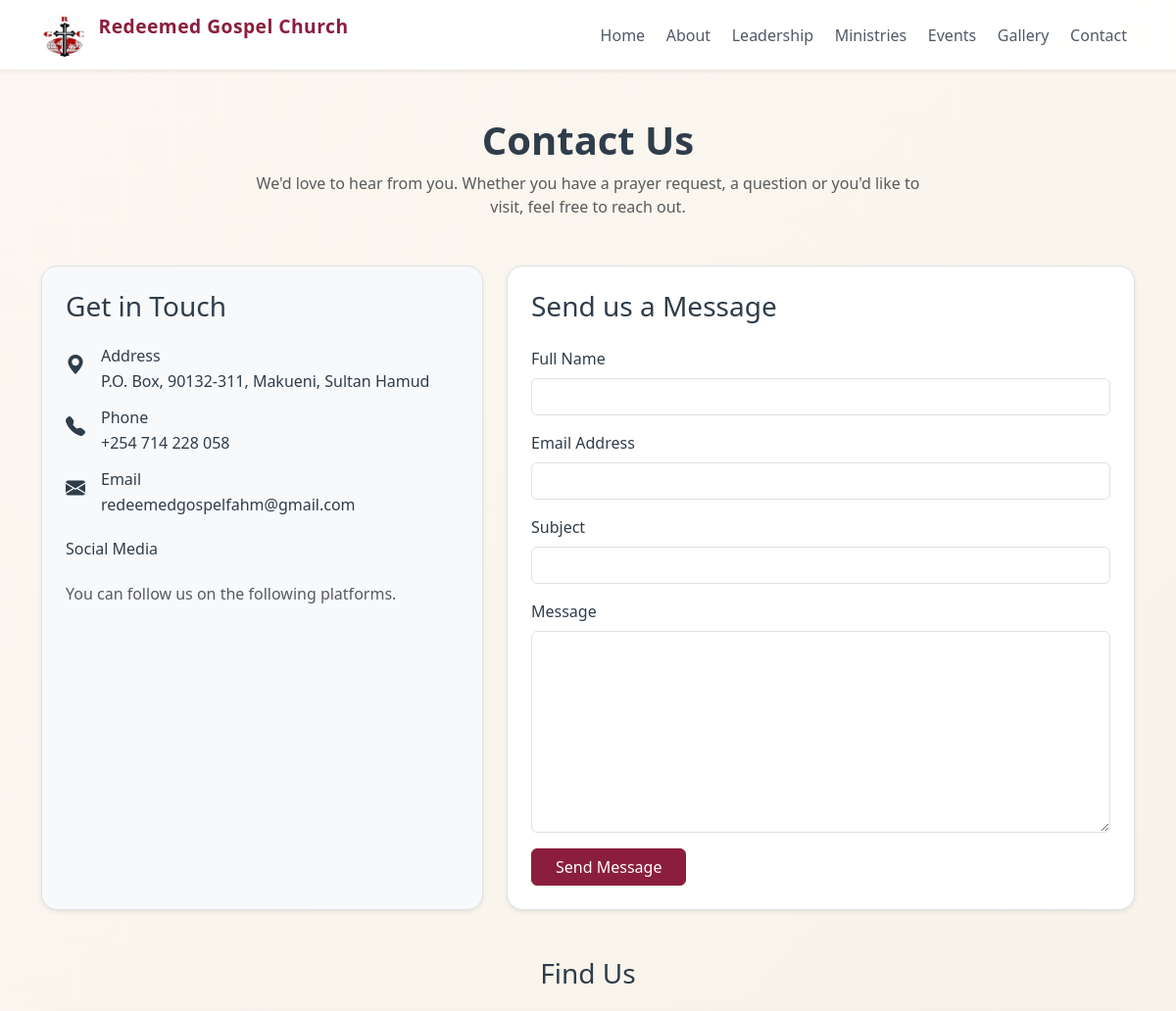
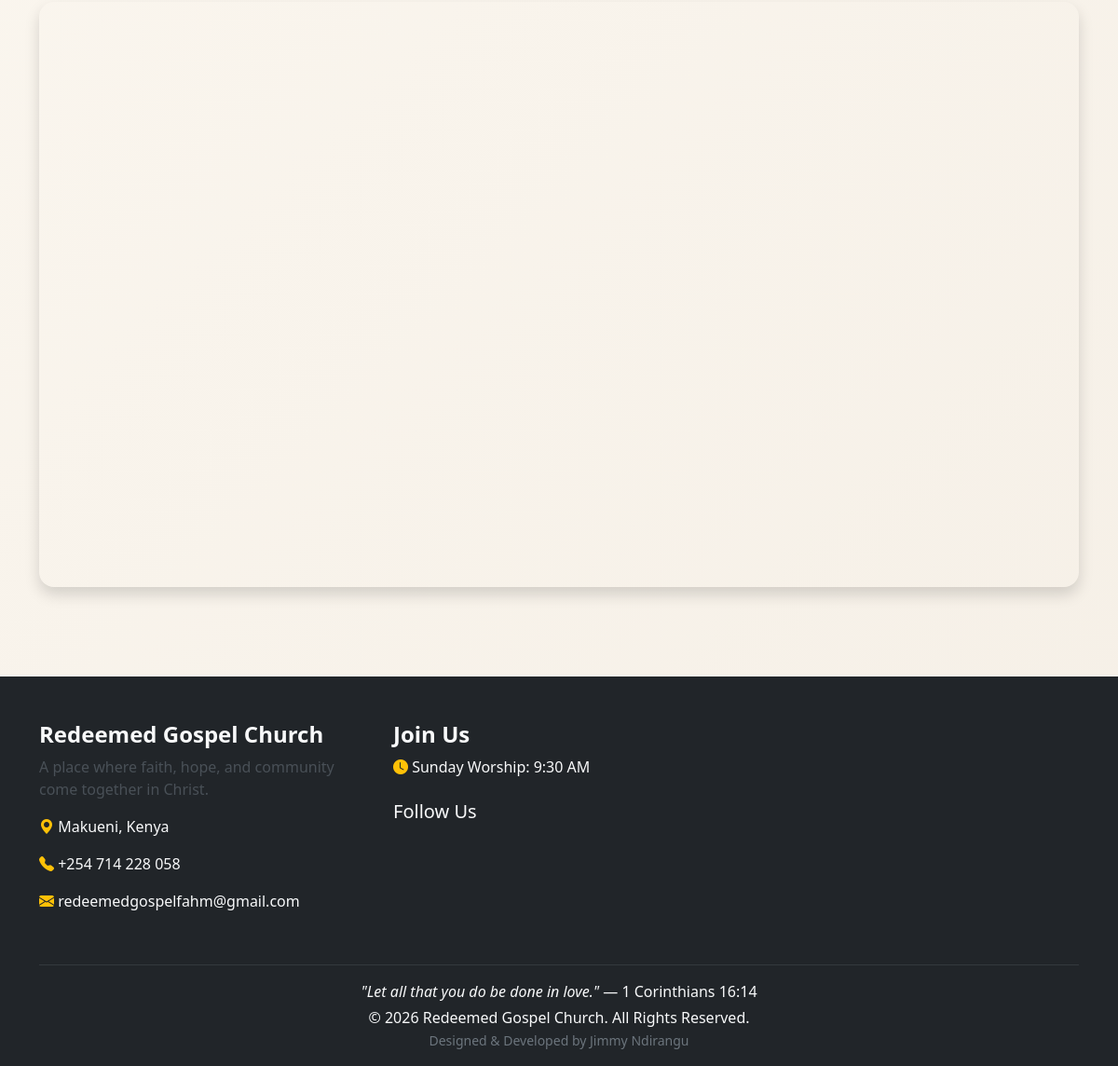
/contactus/, run on an earlier commit of the app's database (2 pictures, top to bottom).
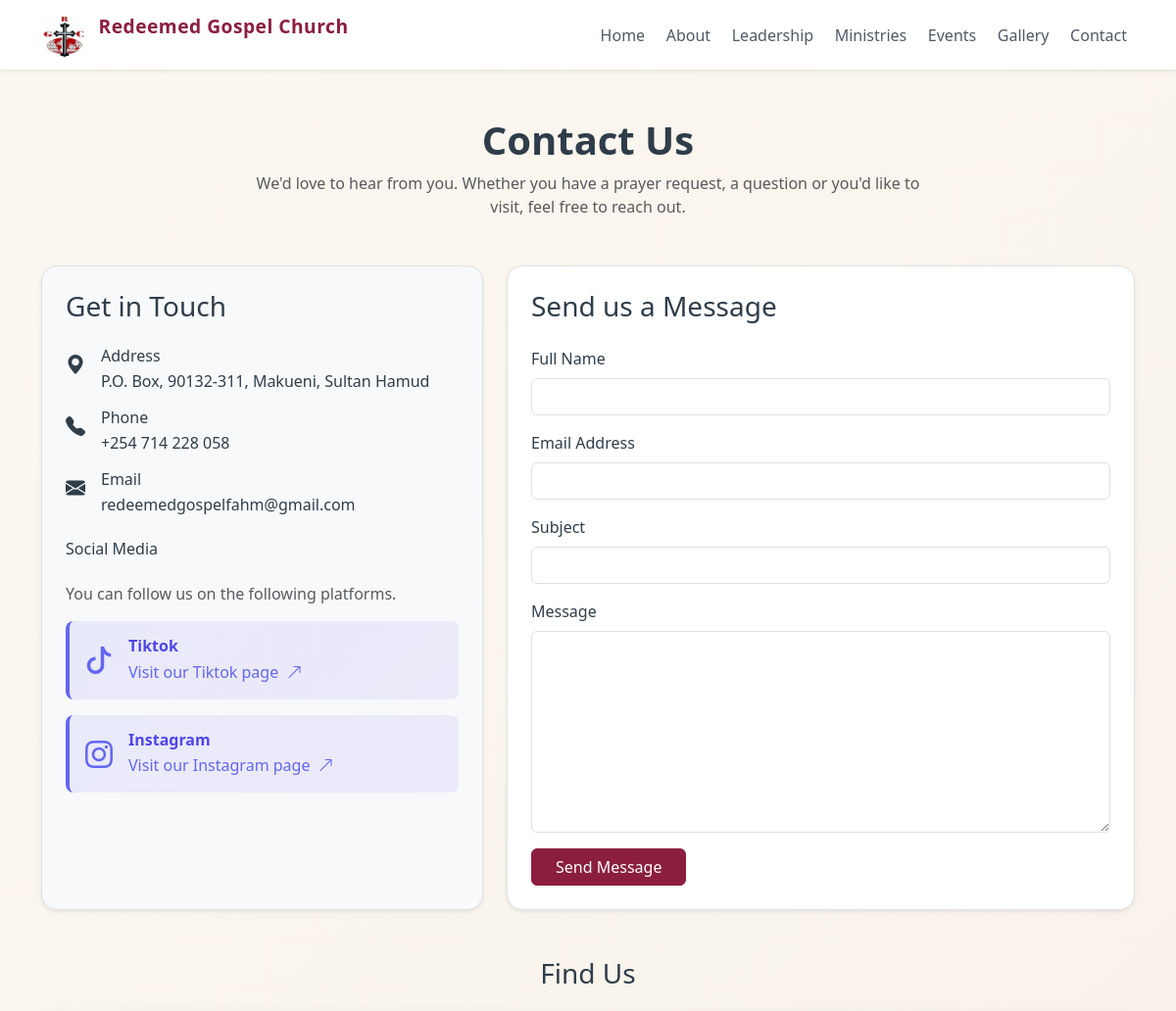
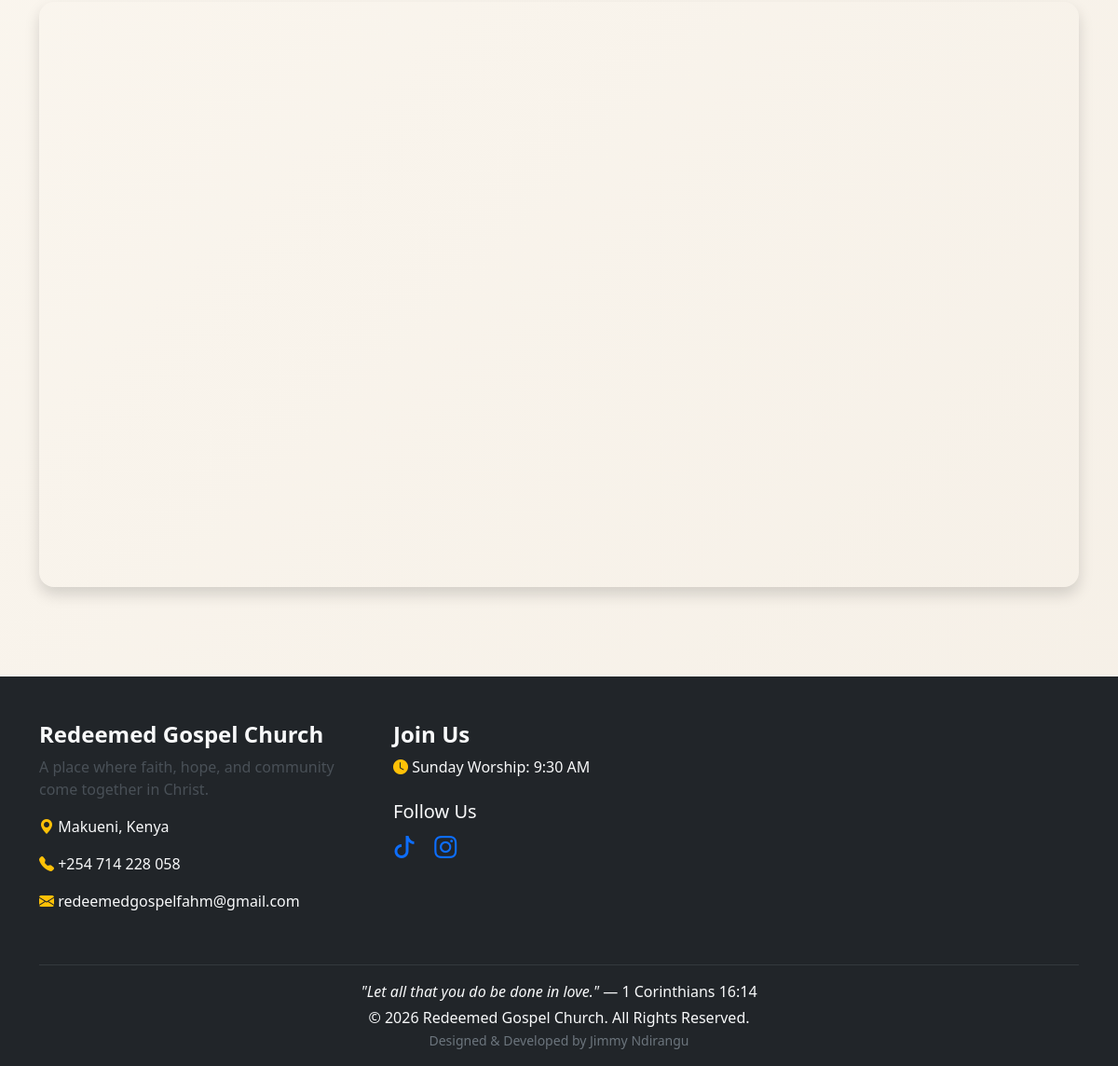
And on a later commit of the database (2 pictures, top to bottom).
### myapp/models.py (models this page shows, shortened)
class Link(models.Model):
    platform = models.CharField(max_length=50)
    icon = models.CharField(max_length=100)
    url = models.URLField()

### myapp/views.py (the view, shortened to what this page needs)
# urls.py: path('contactus/', views.contactus, name='contactus'),
def contactus(request):
      return render(request, "contactus.html")

### myapp/context_processors.py (called while the page is built)
def social_links(request):
    links = Link.objects.all()
    return {'links': links}

### myapp/templates/contactus.html (shortened to what the changed rows need)
{% extends "base.html" %}
{% load static %}
{% block content %}
<div class="container py-5">
    <div class="text-center mb-5">
        <h1 class="fw-bold">Contact Us</h1>
    </div>
    <div class="row g-4 align-items-stretch">
        <div class="col-lg-5">
            <div class="border rounded-4 shadow-sm h-100 p-4 bg-light">
                <div class="mt-4">
                   {% for link in links %}
                     <div class="d-flex align-items-center p-3 mb-3 rounded-3 transition" style="background: linear-gradient(135deg, rgba(99, 102, 241, 0.1) 0%, rgba(139, 92, 246, 0.1) 100%); border-left: 4px solid #6366f1; cursor: pointer;" onmouseover="this.style.boxShadow='0 4px 15px rgba(99, 102, 241, 0.25)'" onmouseout="this.style.boxShadow='none'">
                         <div class="me-3" style="color: #6366f1;">
                           <i class="{{ link.icon }} fs-3"></i>
                        </div>
                         <div>
                           <h6 class="mb-1 fw-semibold" style="color: #4f46e5;">{{ link.platform }}</h6>
                         <a href="{{ link.url }}"
                            target="_blank"
                            rel="noopener noreferrer"
                            class="text-decoration-none"
                            style="color: #6366f1; font-weight: 500;">
                            Visit our {{ link.platform }} page
                            <i class="bi bi-arrow-up-right ms-1"></i>
                         </a>
                         </div>
                    </div>
                    {% endfor %}
                </div>
            </div>
        </div>
    </div>
</div>
{% endblock %}

### myapp/templates/base.html (shortened to what this page needs)
{% load static %}
<!DOCTYPE html>
<html lang="en">
<head>
    <link href="https://cdn.jsdelivr.net/npm/bootstrap@5.3.8/dist/css/bootstrap.min.css" rel="stylesheet">
    <link rel="stylesheet" href="https://cdn.jsdelivr.net/npm/bootstrap-icons@1.13.1/font/bootstrap-icons.min.css">
    <link rel="stylesheet" href="{% static 'css/style.css' %}">
</head>
<body>
    <nav class="navbar navbar-expand-lg navbar-light sticky-top bg-light shadow-sm">
        <div class="container">
            <a class="navbar-brand" href="{% url 'home'%}">
                <img src="{% static 'image/rgc.jpg' %}" alt="RGC Logo" width="45" height="45" class="d-inline-block align-text-top rounded-circle me-2">
                Redeemed Gospel Church
            </a>
            <div class="collapse navbar-collapse" id="mainNavbar">
            <ul class="navbar-nav ms-auto">
                <li class="nav-item">
                    <a class="nav-link" href="{% url 'home'%}">Home</a>
                </li>
                <li class="nav-item">
                    <a class="nav-link" href="{% url 'aboutus'%}">About</a>
                </li>
                <li class="nav-item">
                    <a class="nav-link" href="{% url 'leadership'%}">Leadership</a>
                </li>
                <li class="nav-item">
                    <a class="nav-link" href="{% url 'ministries'%}">Ministries</a>
                </li>
                <li class="nav-item">
                    <a class="nav-link" href="{% url 'events'%}">Events</a>
                </li>
                <li class="nav-item">
                    <a class="nav-link" href="{% url 'gallery'%}">Gallery</a>
                </li>
                <li class="nav-item">
                    <a class="nav-link" href="{% url 'contactus'%}">Contact</a>
                </li>
            </ul>
            </div>
        </div>
    </nav>
    <main>
        {% block content %}{% endblock %}
    </main>
<footer class="bg-dark text-light pt-5 pb-3 mt-5">
    <div class="container">
        <div class="row">
            <div class="col-lg-4 col-md-6 mb-4">
                <h4 class="fw-bold">Redeemed Gospel Church</h4>
                <p class="text-light-emphasis">
                    A place where faith, hope, and community come together in Christ.
                </p>
                <p>
                    <i class="bi bi-geo-alt-fill text-warning"></i>
                    Makueni, Kenya
                </p>
                <p>
                    <i class="bi bi-telephone-fill text-warning"></i>
                    +254 714 228 058
                </p>
                <p>
                    <i class="bi bi-envelope-fill text-warning"></i>
                    redeemedgospelfahm@gmail.com
                </p>
            </div>
            <div class="col-lg-4 col-md-12 mb-4">
                <h4 class="fw-bold">Join Us</h4>
                <p>
                    <i class="bi bi-clock-fill text-warning"></i>
                    Sunday Worship: 9:30 AM
                </p>
                <h5 class="mt-4">Follow Us</h5>
                {% for link in links %}
                 <a href="{{ link.url }}"
                      target="_blank"
                      rel="noopener noreferrer"
                      class="text-decoration-none me-3">
                        <i class="{{ link.icon }} fs-4"></i>
                 </a>
                {% endfor %}
            </div>
        </div>
        <hr class="border-secondary">
        <div class="text-center">
            <p class="mb-1">
                <em>"Let all that you do be done in love."</em>
                — 1 Corinthians 16:14
            </p>
            <p class="mb-0">
                © {% now "Y" %} Redeemed Gospel Church. All Rights Reserved.
            </p>
            <small class="text-secondary">
                Designed & Developed by Jimmy Ndirangu
            </small>
        </div>
    </div>
</footer>
</body>
</html>

What changed in the data, as far as the page shows it:
added Link: platform "Tiktok"
added Link: platform "Instagram"
